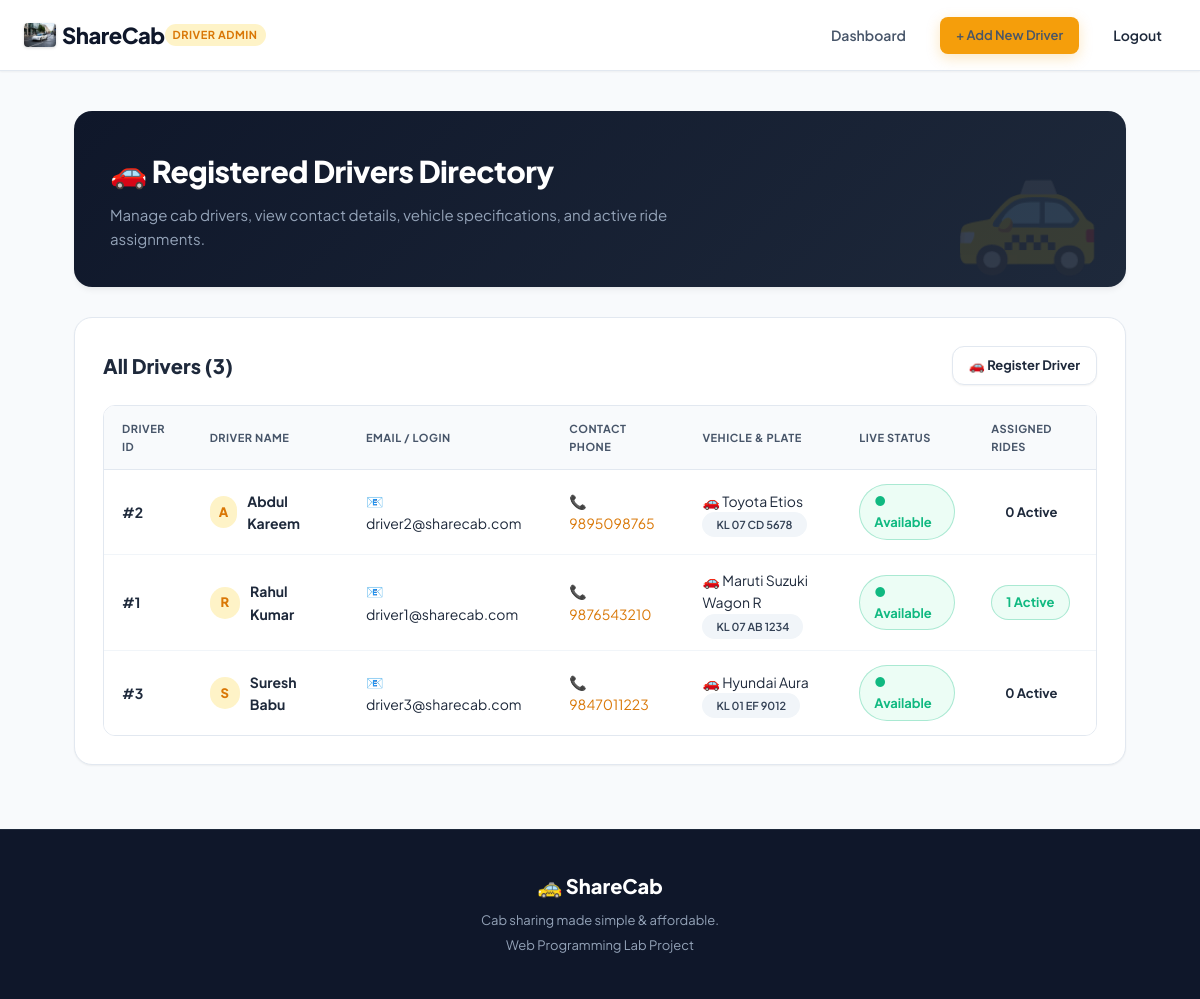
/admin/drivers.php (signed in), run on the app's committed database.
### tables this page shows
CREATE TABLE `drivers` (
  `id` int(11) NOT NULL AUTO_INCREMENT,
  `name` varchar(100) NOT NULL,
  `phone` varchar(15) NOT NULL,
  `email` varchar(150) DEFAULT NULL,
  `password` varchar(255) DEFAULT NULL,
  `vehicle` varchar(100) NOT NULL,
  `vehicle_number` varchar(30) NOT NULL,
  `status` enum('available','on_trip','offline') DEFAULT 'available',
  PRIMARY KEY (`id`),
  UNIQUE KEY `email` (`email`)
);

### admin/drivers.php (the view, shortened to what this page needs)
<?php
require_once "../config/database.php";
$query = "
    SELECT drivers.*, COUNT(ride_drivers.id) AS active_assignments
    FROM drivers
    LEFT JOIN ride_drivers ON drivers.id = ride_drivers.driver_id
    GROUP BY drivers.id
    ORDER BY drivers.name ASC
";
$result = $conn->query($query);
?>
<!DOCTYPE html>
<html lang="en">
<head>
    <link rel="stylesheet" href="../css/style.css">
</head>
<body>
    <nav class="navbar">
        <div class="nav-container">
            <div class="logo">
                <a href="../dashboard.php" style="display: flex; align-items: center;">
                    <img src="../img/sharecab_car.jpg" alt="ShareCab Car" class="brand-logo-img">
                    ShareCab <span class="badge">Driver Admin</span>
                </a>
            </div>
            <div class="nav-links">
                <a href="../dashboard.php">Dashboard</a>
                <a href="add_driver.php" class="btn-primary" style="padding: 8px 16px; font-size: 13px;">+ Add New Driver</a>
                <a href="../auth/logout.php" class="nav-login">Logout</a>
            </div>
        </div>
    </nav>
    <div class="container">
        <div class="dashboard-header">
            <h1>🚗 Registered Drivers Directory</h1>
            <p>Manage cab drivers, view contact details, vehicle specifications, and active ride assignments.</p>
        </div>
        <div class="card">
            <div style="display: flex; justify-content: space-between; align-items: center; margin-bottom: 20px;">
                <h2 style="font-size: 20px; font-weight: 800;">All Drivers (<?php echo $result ? $result->num_rows : 0; ?>)</h2>
                <a href="add_driver.php" class="btn-secondary" style="padding: 8px 16px; font-size: 13px;">
                    🚗 Register Driver
                </a>
            </div>
            <?php if ($result && $result->num_rows > 0): ?>
                <div class="table-responsive">
                    <table class="data-table">
                        <thead>
                            <tr>
                                <th>Driver ID</th>
                                <th>Driver Name</th>
                                <th>Email / Login</th>
                                <th>Contact Phone</th>
                                <th>Vehicle & Plate</th>
                                <th>Live Status</th>
                                <th>Assigned Rides</th>
                            </tr>
                        </thead>
                        <tbody>
                            <?php while ($driver = $result->fetch_assoc()): ?>
                                <tr>
                                    <td><strong>#<?php echo htmlspecialchars($driver["id"]); ?></strong></td>
                                    <td>
                                        <div style="display: flex; align-items: center; gap: 10px;">
                                            <div class="avatar-circle" style="width: 32px; height: 32px; font-size: 13px;">
                                                <?php echo strtoupper(substr($driver["name"], 0, 1)); ?>
                                            </div>
                                            <strong><?php echo htmlspecialchars($driver["name"]); ?></strong>
                                        </div>
                                    </td>
                                    <td>📧 <?php echo htmlspecialchars($driver["email"] ?? 'N/A'); ?></td>
                                    <td><a href="tel:<?php echo htmlspecialchars($driver['phone']); ?>" style="color: var(--primary-hover); text-decoration: none;">📞 <?php echo htmlspecialchars($driver["phone"]); ?></a></td>
                                    <td>
                                        🚗 <?php echo htmlspecialchars($driver["vehicle"]); ?><br>
                                        <span class="route-badge" style="font-size: 11px;"><?php echo htmlspecialchars($driver["vehicle_number"]); ?></span>
                                    </td>
                                    <td>
                                        <?php if ($driver["status"] === 'on_trip'): ?>
                                            <span class="status-badge full">● On Trip</span>
                                        <?php elseif ($driver["status"] === 'offline'): ?>
                                            <span class="status-badge">● Offline</span>
                                        <?php else: ?>
                                            <span class="status-badge open">● Available</span>
                                        <?php endif; ?>
                                    </td>
                                    <td>
                                        <span class="status-badge <?php echo $driver["active_assignments"] > 0 ? 'open' : ''; ?>">
                                            <?php echo $driver["active_assignments"]; ?> Active
                                        </span>
                                    </td>
                                </tr>
                            <?php endwhile; ?>
                        </tbody>
                    </table>
                </div>
            <?php endif; ?>
        </div>
    </div>
    <footer>
        <div class="footer-container">
            <h3>🚕 ShareCab</h3>
            <p>Cab sharing made simple & affordable.</p>
            <p>Web Programming Lab Project</p>
        </div>
    </footer>
</body>
</html>

### data on the page
drivers: id "2", name "A", name "Abdul Kareem", email "driver2@sharecab.com", phone "9895098765", vehicle "Toyota Etios", vehicle_number "KL 07 CD 5678", status "● Available", active_assignments "0"
drivers: id "1", name "R", name "Rahul Kumar", email "driver1@sharecab.com", phone "9876543210", vehicle "Maruti Suzuki Wagon R", vehicle_number "KL 07 AB 1234", status "● Available", active_assignments "1"
drivers: id "3", name "S", name "Suresh Babu", email "driver3@sharecab.com", phone "9847011223", vehicle "Hyundai Aura", vehicle_number "KL 01 EF 9012", status "● Available", active_assignments "0"

### other printed values
$result->num_rows "3"
